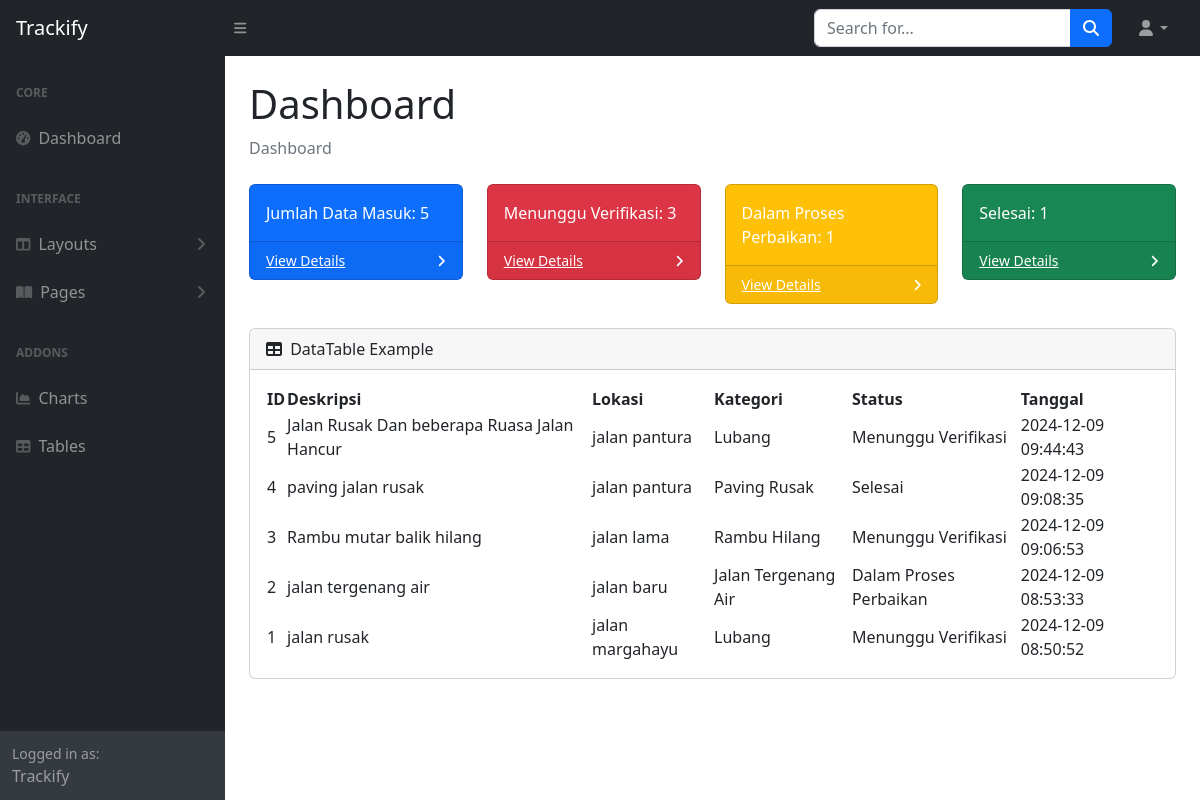
The app's page /data.php with its own data.
### tables this page shows
CREATE TABLE `laporan_kerusakan` (
  `id` int(11) NOT NULL,
  `deskripsi` text NOT NULL,
  `lokasi` varchar(255) NOT NULL,
  `kategori` varchar(50) NOT NULL,
  `status` varchar(50) NOT NULL,
  `tanggal` timestamp NOT NULL DEFAULT current_timestamp()
);

### data.php (the view, shortened to what this page needs)
<?php
$servername = "localhost";
$username = "root";
$password = "";
$dbname = "trackify";
$conn = new mysqli($servername, $username, $password, $dbname);
$sql_total_data = "SELECT COUNT(*) as count FROM laporan_kerusakan";
$sql_menunggu_verifikasi = "SELECT COUNT(*) as count FROM laporan_kerusakan WHERE status = 'Menunggu Verifikasi'";
$sql_dalam_proses = "SELECT COUNT(*) as count FROM laporan_kerusakan WHERE status = 'Dalam Proses Perbaikan'";
$sql_selesai = "SELECT COUNT(*) as count FROM laporan_kerusakan WHERE status = 'Selesai'";
$result_total_data = $conn->query($sql_total_data);
$result_menunggu_verifikasi = $conn->query($sql_menunggu_verifikasi);
$result_dalam_proses = $conn->query($sql_dalam_proses);
$result_selesai = $conn->query($sql_selesai);
if ($result_total_data && $result_menunggu_verifikasi && $result_dalam_proses && $result_selesai) {
    $total_data_count = $result_total_data->fetch_assoc()['count'];
    $menunggu_verifikasi_count = $result_menunggu_verifikasi->fetch_assoc()['count'];
    $dalam_proses_count = $result_dalam_proses->fetch_assoc()['count'];
    $selesai_count = $result_selesai->fetch_assoc()['count'];
} else {
    echo "Error in fetching data: " . $conn->error;
}
$sql = "SELECT id, deskripsi, lokasi, kategori, status, tanggal FROM laporan_kerusakan ORDER BY tanggal DESC";
$result = $conn->query($sql);
?>
<!DOCTYPE html>
<html lang="en">
    <head>
        <link href="https://cdn.jsdelivr.net/npm/simple-datatables@7.1.2/dist/style.min.css" rel="stylesheet" />
        <link href="css/styles.css" rel="stylesheet" />
    </head>
    <body class="sb-nav-fixed">
        <nav class="sb-topnav navbar navbar-expand navbar-dark bg-dark">
            <a class="navbar-brand ps-3" href="index.php">Trackify</a>
            <button class="btn btn-link btn-sm order-1 order-lg-0 me-4 me-lg-0" id="sidebarToggle" href="#!"><i class="fas fa-bars"></i></button>
            <form class="d-none d-md-inline-block form-inline ms-auto me-0 me-md-3 my-2 my-md-0">
                <div class="input-group">
                    <input class="form-control" type="text" placeholder="Search for..." aria-label="Search for..." aria-describedby="btnNavbarSearch" />
                    <button class="btn btn-primary" id="btnNavbarSearch" type="button"><i class="fas fa-search"></i></button>
                </div>
            </form>
            <ul class="navbar-nav ms-auto ms-md-0 me-3 me-lg-4">
                <li class="nav-item dropdown">
                    <a class="nav-link dropdown-toggle" id="navbarDropdown" href="#" role="button" data-bs-toggle="dropdown" aria-expanded="false"><i class="fas fa-user fa-fw"></i></a>
                </li>
            </ul>
        </nav>
        <div id="layoutSidenav">
            <div id="layoutSidenav_nav">
                <nav class="sb-sidenav accordion sb-sidenav-dark" id="sidenavAccordion">
                    <div class="sb-sidenav-menu">
                        <div class="nav">
                            <div class="sb-sidenav-menu-heading">Core</div>
                            <a class="nav-link" href="index.php">
                                <div class="sb-nav-link-icon"><i class="fas fa-tachometer-alt"></i></div>
                                Dashboard
                            </a>
                            <div class="sb-sidenav-menu-heading">Interface</div>
                            <a class="nav-link collapsed" href="#" data-bs-toggle="collapse" data-bs-target="#collapseLayouts" aria-expanded="false" aria-controls="collapseLayouts">
                                <div class="sb-nav-link-icon"><i class="fas fa-columns"></i></div>
                                Layouts
                                <div class="sb-sidenav-collapse-arrow"><i class="fas fa-angle-down"></i></div>
                            </a>
                            <a class="nav-link collapsed" href="#" data-bs-toggle="collapse" data-bs-target="#collapsePages" aria-expanded="false" aria-controls="collapsePages">
                                <div class="sb-nav-link-icon"><i class="fas fa-book-open"></i></div>
                                Pages
                                <div class="sb-sidenav-collapse-arrow"><i class="fas fa-angle-down"></i></div>
                            </a>
                            <div class="sb-sidenav-menu-heading">Addons</div>
                            <a class="nav-link" href="chart.php">
                                <div class="sb-nav-link-icon"><i class="fas fa-chart-area"></i></div>
                                Charts
                            </a>
                            <a class="nav-link" href="tabel.php">
                                <div class="sb-nav-link-icon"><i class="fas fa-table"></i></div>
                                Tables
                            </a>
                        </div>
                    </div>
                    <div class="sb-sidenav-footer">
                        <div class="small">Logged in as:</div>
                        Trackify
                    </div>
                </nav>
            </div>
            <div id="layoutSidenav_content">
                <main>
                    <div class="container-fluid px-4">
                        <h1 class="mt-4">Dashboard</h1>
                        <ol class="breadcrumb mb-4">
                            <li class="breadcrumb-item active">Dashboard</li>
                        </ol>
                        <div class="row">
                            <div class="col-xl-3 col-md-6">
                                <div class="card bg-primary text-white mb-4">
                                    <div class="card-body">Jumlah Data Masuk: <?php echo $total_data_count; ?></div>
                                    <div class="card-footer d-flex align-items-center justify-content-between">
                                        <a class="small text-white stretched-link" href="data.php">View Details</a>
                                        <div class="small text-white"><i class="fas fa-angle-right"></i></div>
                                    </div>
                                </div>
                            </div>
                            <div class="col-xl-3 col-md-6">
                                <div class="card bg-danger text-white mb-4">
                                    <div class="card-body">Menunggu Verifikasi: <?php echo $menunggu_verifikasi_count; ?></div>
                                    <div class="card-footer d-flex align-items-center justify-content-between">
                                        <a class="small text-white stretched-link" href="data.php">View Details</a>
                                        <div class="small text-white"><i class="fas fa-angle-right"></i></div>
                                    </div>
                                </div>
                            </div>
                            <div class="col-xl-3 col-md-6">
                                <div class="card bg-warning text-white mb-4">
                                    <div class="card-body">Dalam Proses Perbaikan: <?php echo $dalam_proses_count; ?></div>
                                    <div class="card-footer d-flex align-items-center justify-content-between">
                                        <a class="small text-white stretched-link" href="data.php">View Details</a>
                                        <div class="small text-white"><i class="fas fa-angle-right"></i></div>
                                    </div>
                                </div>
                            </div>
                            <div class="col-xl-3 col-md-6">
                                <div class="card bg-success text-white mb-4">
                                    <div class="card-body">Selesai: <?php echo $selesai_count; ?></div>
                                    <div class="card-footer d-flex align-items-center justify-content-between">
                                        <a class="small text-white stretched-link" href="data.php">View Details</a>
                                        <div class="small text-white"><i class="fas fa-angle-right"></i></div>
                                    </div>
                                </div>
                            </div>
                        </div>
                        <div class="card mb-4">
                            <div class="card-header">
                                <i class="fas fa-table me-1"></i>
                                DataTable Example
                            </div>
                            <div class="card-body">
                                <table id="datatablesSimple">
                </main>
                    <div class="container-fluid px-4">
                        <div class="d-flex align-items-center justify-content-between small">
                                <thead>
                                    <tr>
                                        <th class="center">ID</th>
                                        <th>Deskripsi</th>
                                        <th>Lokasi</th>
                                        <th class="center">Kategori</th>
                                        <th class="center">Status</th>
                                        <th class="center">Tanggal</th>
                                    </tr>
                                </thead>
                            <?php if ($result->num_rows > 0): ?>
                                <?php while ($row = $result->fetch_assoc()): ?>
                                <tr>
                                    <td data-label="ID" class="center"><?php echo $row['id']; ?></td>
                                    <td data-label="Deskripsi"><?php echo htmlspecialchars($row['deskripsi']); ?></td>
                                    <td data-label="Lokasi"><?php echo htmlspecialchars($row['lokasi']); ?></td>
                                    <td data-label="Kategori" class="center"><?php echo htmlspecialchars($row['kategori']); ?></td>
                                    <td data-label="Status" class="center"><?php echo htmlspecialchars($row['status']); ?></td>
                                    <td data-label="Tanggal" class="center"><?php echo htmlspecialchars($row['tanggal']); ?></td>
                                </tr>
                            <?php endwhile; ?>
                            <?php else: ?>
                                <tr>
                                    <td colspan="6" class="center">Tidak ada laporan</td>
                                </tr>
                            <?php endif; ?>
                        </div>
                    </div>
            </div>
        </div>
    </body>
</html>

### records on screen
laporan_kerusakan: id "5", deskripsi "Jalan Rusak Dan beberapa Ruasa Jalan Hancur", lokasi "jalan pantura", kategori "Lubang", status "Menunggu Verifikasi", tanggal "2024-12-09 09:44:43"
laporan_kerusakan: id "4", deskripsi "paving jalan rusak", lokasi "jalan pantura", kategori "Paving Rusak", status "Selesai", tanggal "2024-12-09 09:08:35"
laporan_kerusakan: id "3", deskripsi "Rambu mutar balik hilang", lokasi "jalan lama", kategori "Rambu Hilang", status "Menunggu Verifikasi", tanggal "2024-12-09 09:06:53"
laporan_kerusakan: id "2", deskripsi "jalan tergenang air", lokasi "jalan baru", kategori "Jalan Tergenang Air", status "Dalam Proses Perbaikan", tanggal "2024-12-09 08:53:33"
laporan_kerusakan: id "1", deskripsi "jalan rusak", lokasi "jalan margahayu", kategori "Lubang", status "Menunggu Verifikasi", tanggal "2024-12-09 08:50:52"

### other values on screen
$total_data_count "5"
$menunggu_verifikasi_count "3"
$dalam_proses_count "1"
$selesai_count "1"
